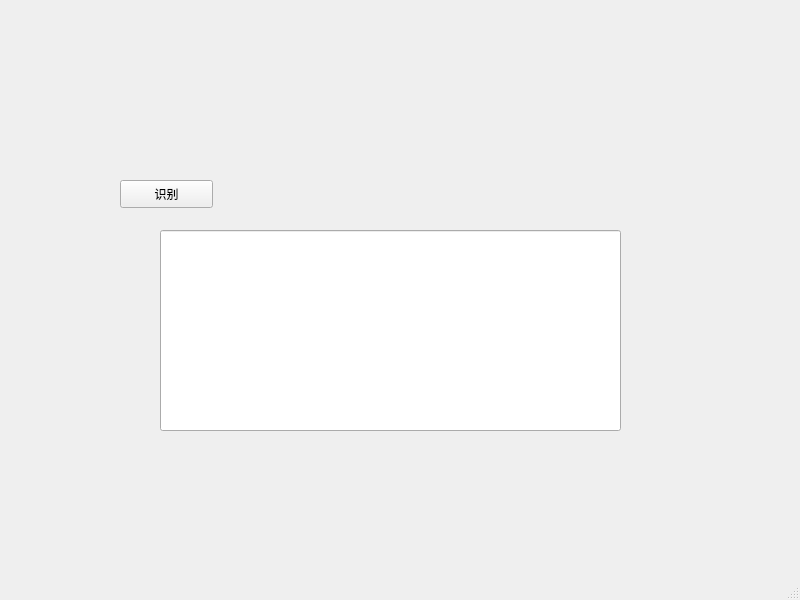
<?xml version="1.0" encoding="UTF-8"?>
<ui version="4.0">
 <class>MainWindow</class>
 <widget class="QMainWindow" name="MainWindow">
  <property name="geometry">
   <rect>
    <x>0</x>
    <y>0</y>
    <width>800</width>
    <height>600</height>
   </rect>
  </property>
  <property name="windowTitle">
   <string>MainWindow</string>
  </property>
  <widget class="QWidget" name="centralwidget">
   <widget class="QLineEdit" name="text_recognition_output">
    <property name="geometry">
     <rect>
      <x>160</x>
      <y>230</y>
      <width>461</width>
      <height>201</height>
     </rect>
    </property>
   </widget>
   <widget class="QPushButton" name="text_recognition_button">
    <property name="geometry">
     <rect>
      <x>120</x>
      <y>180</y>
      <width>93</width>
      <height>28</height>
     </rect>
    </property>
    <property name="text">
     <string>识别</string>
    </property>
   </widget>
  </widget>
  <widget class="QMenuBar" name="menubar">
   <property name="geometry">
    <rect>
     <x>0</x>
     <y>0</y>
     <width>800</width>
     <height>20</height>
    </rect>
   </property>
  </widget>
  <widget class="QStatusBar" name="statusbar"/>
 </widget>
 <resources/>
 <connections/>
</ui>
